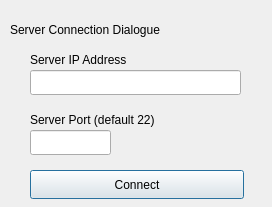
<?xml version="1.0" encoding="UTF-8"?>
<ui version="4.0">
 <class>ManagerServerConnect</class>
 <widget class="QDialog" name="ManagerServerConnect">
  <property name="geometry">
   <rect>
    <x>0</x>
    <y>0</y>
    <width>272</width>
    <height>207</height>
   </rect>
  </property>
  <property name="windowTitle">
   <string>Dialog</string>
  </property>
  <widget class="QLineEdit" name="IP">
   <property name="geometry">
    <rect>
     <x>30</x>
     <y>70</y>
     <width>211</width>
     <height>25</height>
    </rect>
   </property>
  </widget>
  <widget class="QPushButton" name="Connect">
   <property name="geometry">
    <rect>
     <x>30</x>
     <y>170</y>
     <width>214</width>
     <height>29</height>
    </rect>
   </property>
   <property name="text">
    <string>Connect</string>
   </property>
  </widget>
  <widget class="QLabel" name="Title">
   <property name="geometry">
    <rect>
     <x>10</x>
     <y>20</y>
     <width>191</width>
     <height>19</height>
    </rect>
   </property>
   <property name="text">
    <string>Server Connection Dialogue</string>
   </property>
  </widget>
  <widget class="QLineEdit" name="Port">
   <property name="geometry">
    <rect>
     <x>30</x>
     <y>130</y>
     <width>81</width>
     <height>25</height>
    </rect>
   </property>
  </widget>
  <widget class="QLabel" name="IPLabel">
   <property name="geometry">
    <rect>
     <x>30</x>
     <y>50</y>
     <width>191</width>
     <height>19</height>
    </rect>
   </property>
   <property name="text">
    <string>Server IP Address</string>
   </property>
  </widget>
  <widget class="QLabel" name="PortLabel">
   <property name="geometry">
    <rect>
     <x>30</x>
     <y>110</y>
     <width>191</width>
     <height>19</height>
    </rect>
   </property>
   <property name="text">
    <string>Server Port (default 22)</string>
   </property>
  </widget>
 </widget>
 <resources/>
 <connections/>
</ui>
